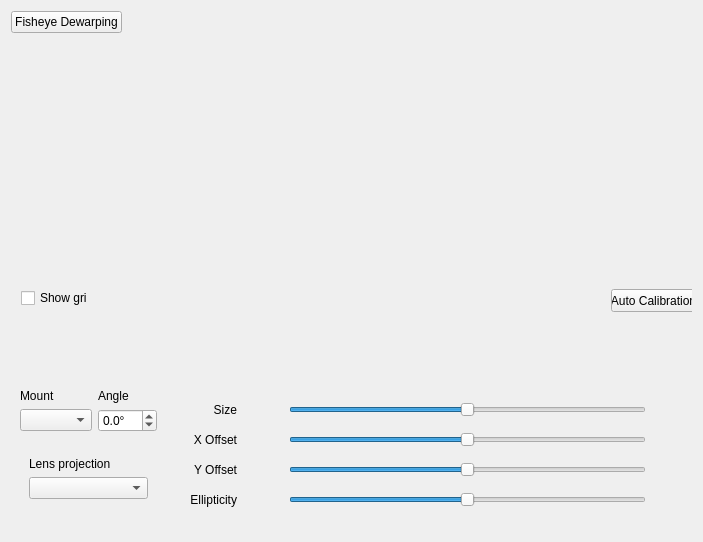
<?xml version="1.0" encoding="UTF-8"?>
<ui version="4.0">
 <class>FisheyeSettingsWidget</class>
 <widget class="QWidget" name="FisheyeSettingsWidget">
  <property name="geometry">
   <rect>
    <x>0</x>
    <y>0</y>
    <width>703</width>
    <height>542</height>
   </rect>
  </property>
  <property name="windowTitle">
   <string/>
  </property>
  <layout class="QVBoxLayout" name="verticalLayout" stretch="0,1,0">
   <property name="spacing">
    <number>16</number>
   </property>
   <item>
    <layout class="QHBoxLayout" name="horizontalLayout_2">
     <item>
      <widget class="QPushButton" name="fisheyeEnabledButton">
       <property name="text">
        <string>Fisheye Dewarping</string>
       </property>
       <property name="checkable">
        <bool>true</bool>
       </property>
      </widget>
     </item>
     <item>
      <spacer name="horizontalSpacer">
       <property name="orientation">
        <enum>Qt::Horizontal</enum>
       </property>
       <property name="sizeHint" stdset="0">
        <size>
         <width>40</width>
         <height>20</height>
        </size>
       </property>
      </spacer>
     </item>
    </layout>
   </item>
   <item>
    <widget class="nx::vms::client::desktop::FisheyeCalibrationWidget" name="calibrateWidget" native="true">
     <widget class="QPushButton" name="autoCalibrationButton">
      <property name="geometry">
       <rect>
        <x>600</x>
        <y>240</y>
        <width>85</width>
        <height>23</height>
       </rect>
      </property>
      <property name="sizePolicy">
       <sizepolicy hsizetype="Fixed" vsizetype="Fixed">
        <horstretch>0</horstretch>
        <verstretch>0</verstretch>
       </sizepolicy>
      </property>
      <property name="text">
       <string>Auto Calibration</string>
      </property>
     </widget>
     <widget class="QCheckBox" name="showGridCheckBox">
      <property name="geometry">
       <rect>
        <x>10</x>
        <y>240</y>
        <width>67</width>
        <height>18</height>
       </rect>
      </property>
      <property name="sizePolicy">
       <sizepolicy hsizetype="Fixed" vsizetype="Fixed">
        <horstretch>0</horstretch>
        <verstretch>0</verstretch>
       </sizepolicy>
      </property>
      <property name="text">
       <string>Show grid</string>
      </property>
     </widget>
    </widget>
   </item>
   <item>
    <widget class="QWidget" name="settingsWidget" native="true">
     <layout class="QHBoxLayout" name="horizontalLayout_3" stretch="0,3">
      <property name="spacing">
       <number>24</number>
      </property>
      <item>
       <widget class="QWidget" name="leftPane" native="true">
        <property name="sizePolicy">
         <sizepolicy hsizetype="Fixed" vsizetype="Preferred">
          <horstretch>0</horstretch>
          <verstretch>0</verstretch>
         </sizepolicy>
        </property>
        <layout class="QVBoxLayout" name="verticalLayout_4">
         <property name="spacing">
          <number>16</number>
         </property>
         <property name="leftMargin">
          <number>0</number>
         </property>
         <property name="topMargin">
          <number>0</number>
         </property>
         <property name="rightMargin">
          <number>0</number>
         </property>
         <property name="bottomMargin">
          <number>0</number>
         </property>
         <item>
          <widget class="QWidget" name="widget1" native="true">
           <property name="sizePolicy">
            <sizepolicy hsizetype="Fixed" vsizetype="Fixed">
             <horstretch>0</horstretch>
             <verstretch>0</verstretch>
            </sizepolicy>
           </property>
           <layout class="QGridLayout" name="gridLayout_2" rowstretch="1,0">
            <property name="leftMargin">
             <number>0</number>
            </property>
            <property name="topMargin">
             <number>0</number>
            </property>
            <property name="rightMargin">
             <number>0</number>
            </property>
            <property name="bottomMargin">
             <number>0</number>
            </property>
            <item row="0" column="0">
             <widget class="QLabel" name="mountLabel">
              <property name="text">
               <string>Mount</string>
              </property>
             </widget>
            </item>
            <item row="1" column="0">
             <widget class="QComboBox" name="mountComboBox">
              <property name="sizePolicy">
               <sizepolicy hsizetype="MinimumExpanding" vsizetype="Fixed">
                <horstretch>0</horstretch>
                <verstretch>0</verstretch>
               </sizepolicy>
              </property>
             </widget>
            </item>
            <item row="1" column="1">
             <widget class="QDoubleSpinBox" name="angleSpinBox">
              <property name="sizePolicy">
               <sizepolicy hsizetype="Fixed" vsizetype="Fixed">
                <horstretch>0</horstretch>
                <verstretch>0</verstretch>
               </sizepolicy>
              </property>
              <property name="suffix">
               <string notr="true">°</string>
              </property>
              <property name="decimals">
               <number>1</number>
              </property>
              <property name="minimum">
               <double>-30.000000000000000</double>
              </property>
              <property name="maximum">
               <double>30.000000000000000</double>
              </property>
             </widget>
            </item>
            <item row="0" column="1">
             <widget class="nx::vms::client::desktop::LabelWithHint" name="angleLabel">
              <property name="sizePolicy">
               <sizepolicy hsizetype="Preferred" vsizetype="Preferred">
                <horstretch>0</horstretch>
                <verstretch>0</verstretch>
               </sizepolicy>
              </property>
              <property name="text">
               <string>Angle</string>
              </property>
             </widget>
            </item>
           </layout>
          </widget>
         </item>
         <item>
          <widget class="QWidget" name="widget2" native="true">
           <property name="sizePolicy">
            <sizepolicy hsizetype="Preferred" vsizetype="Fixed">
             <horstretch>0</horstretch>
             <verstretch>0</verstretch>
            </sizepolicy>
           </property>
           <layout class="QVBoxLayout" name="verticalLayout_3">
            <item>
             <widget class="QLabel" name="projectionLabel">
              <property name="sizePolicy">
               <sizepolicy hsizetype="Fixed" vsizetype="Preferred">
                <horstretch>0</horstretch>
                <verstretch>0</verstretch>
               </sizepolicy>
              </property>
              <property name="text">
               <string>Lens projection</string>
              </property>
             </widget>
            </item>
            <item>
             <widget class="QComboBox" name="projectionComboBox">
              <property name="sizePolicy">
               <sizepolicy hsizetype="MinimumExpanding" vsizetype="Fixed">
                <horstretch>0</horstretch>
                <verstretch>0</verstretch>
               </sizepolicy>
              </property>
             </widget>
            </item>
           </layout>
          </widget>
         </item>
         <item>
          <spacer name="verticalSpacer_2">
           <property name="orientation">
            <enum>Qt::Vertical</enum>
           </property>
           <property name="sizeHint" stdset="0">
            <size>
             <width>20</width>
             <height>1</height>
            </size>
           </property>
          </spacer>
         </item>
        </layout>
       </widget>
      </item>
      <item>
       <widget class="QWidget" name="widget_2" native="true">
        <layout class="QGridLayout" name="gridLayout">
         <property name="horizontalSpacing">
          <number>4</number>
         </property>
         <item row="0" column="2">
          <widget class="QLabel" name="sizeIcon1">
           <property name="minimumSize">
            <size>
             <width>24</width>
             <height>24</height>
            </size>
           </property>
           <property name="maximumSize">
            <size>
             <width>24</width>
             <height>24</height>
            </size>
           </property>
           <property name="text">
            <string notr="true"/>
           </property>
           <property name="scaledContents">
            <bool>true</bool>
           </property>
           <property name="alignment">
            <set>Qt::AlignRight|Qt::AlignTrailing|Qt::AlignVCenter</set>
           </property>
           <property name="margin">
            <number>0</number>
           </property>
          </widget>
         </item>
         <item row="0" column="6">
          <widget class="QLabel" name="sizeIcon2">
           <property name="minimumSize">
            <size>
             <width>24</width>
             <height>24</height>
            </size>
           </property>
           <property name="maximumSize">
            <size>
             <width>24</width>
             <height>24</height>
            </size>
           </property>
           <property name="text">
            <string notr="true"/>
           </property>
           <property name="scaledContents">
            <bool>true</bool>
           </property>
          </widget>
         </item>
         <item row="2" column="6">
          <widget class="QLabel" name="yOffsetIcon2">
           <property name="minimumSize">
            <size>
             <width>24</width>
             <height>24</height>
            </size>
           </property>
           <property name="maximumSize">
            <size>
             <width>24</width>
             <height>24</height>
            </size>
           </property>
           <property name="text">
            <string notr="true"/>
           </property>
           <property name="scaledContents">
            <bool>true</bool>
           </property>
          </widget>
         </item>
         <item row="1" column="5">
          <widget class="QSlider" name="xOffsetSlider">
           <property name="minimumSize">
            <size>
             <width>200</width>
             <height>0</height>
            </size>
           </property>
           <property name="maximum">
            <number>1000</number>
           </property>
           <property name="singleStep">
            <number>10</number>
           </property>
           <property name="pageStep">
            <number>100</number>
           </property>
           <property name="value">
            <number>500</number>
           </property>
           <property name="orientation">
            <enum>Qt::Horizontal</enum>
           </property>
          </widget>
         </item>
         <item row="2" column="0">
          <widget class="QLabel" name="yOffsetLabel">
           <property name="text">
            <string>Y Offset</string>
           </property>
           <property name="alignment">
            <set>Qt::AlignRight|Qt::AlignTrailing|Qt::AlignVCenter</set>
           </property>
          </widget>
         </item>
         <item row="1" column="0">
          <widget class="QLabel" name="xOffsetLabel">
           <property name="text">
            <string>X Offset</string>
           </property>
           <property name="alignment">
            <set>Qt::AlignRight|Qt::AlignTrailing|Qt::AlignVCenter</set>
           </property>
          </widget>
         </item>
         <item row="2" column="5">
          <widget class="QSlider" name="yOffsetSlider">
           <property name="minimumSize">
            <size>
             <width>200</width>
             <height>0</height>
            </size>
           </property>
           <property name="maximum">
            <number>1000</number>
           </property>
           <property name="singleStep">
            <number>10</number>
           </property>
           <property name="pageStep">
            <number>100</number>
           </property>
           <property name="value">
            <number>500</number>
           </property>
           <property name="orientation">
            <enum>Qt::Horizontal</enum>
           </property>
          </widget>
         </item>
         <item row="0" column="5">
          <widget class="QSlider" name="sizeSlider">
           <property name="minimumSize">
            <size>
             <width>200</width>
             <height>0</height>
            </size>
           </property>
           <property name="minimum">
            <number>250</number>
           </property>
           <property name="maximum">
            <number>750</number>
           </property>
           <property name="singleStep">
            <number>10</number>
           </property>
           <property name="pageStep">
            <number>100</number>
           </property>
           <property name="value">
            <number>500</number>
           </property>
           <property name="orientation">
            <enum>Qt::Horizontal</enum>
           </property>
          </widget>
         </item>
         <item row="3" column="2">
          <widget class="QLabel" name="ellipticityIcon1">
           <property name="minimumSize">
            <size>
             <width>24</width>
             <height>24</height>
            </size>
           </property>
           <property name="maximumSize">
            <size>
             <width>24</width>
             <height>24</height>
            </size>
           </property>
           <property name="text">
            <string notr="true"/>
           </property>
           <property name="scaledContents">
            <bool>true</bool>
           </property>
           <property name="alignment">
            <set>Qt::AlignRight|Qt::AlignTrailing|Qt::AlignVCenter</set>
           </property>
           <property name="margin">
            <number>0</number>
           </property>
          </widget>
         </item>
         <item row="1" column="2">
          <widget class="QLabel" name="xOffsetIcon1">
           <property name="minimumSize">
            <size>
             <width>24</width>
             <height>24</height>
            </size>
           </property>
           <property name="maximumSize">
            <size>
             <width>24</width>
             <height>24</height>
            </size>
           </property>
           <property name="text">
            <string notr="true"/>
           </property>
           <property name="scaledContents">
            <bool>true</bool>
           </property>
           <property name="alignment">
            <set>Qt::AlignRight|Qt::AlignTrailing|Qt::AlignVCenter</set>
           </property>
           <property name="margin">
            <number>0</number>
           </property>
          </widget>
         </item>
         <item row="3" column="5">
          <widget class="QSlider" name="ellipticitySlider">
           <property name="minimumSize">
            <size>
             <width>200</width>
             <height>0</height>
            </size>
           </property>
           <property name="minimum">
            <number>1</number>
           </property>
           <property name="maximum">
            <number>1000</number>
           </property>
           <property name="singleStep">
            <number>10</number>
           </property>
           <property name="pageStep">
            <number>100</number>
           </property>
           <property name="value">
            <number>500</number>
           </property>
           <property name="orientation">
            <enum>Qt::Horizontal</enum>
           </property>
          </widget>
         </item>
         <item row="0" column="0">
          <widget class="QLabel" name="sizeLabel">
           <property name="text">
            <string>Size</string>
           </property>
           <property name="alignment">
            <set>Qt::AlignRight|Qt::AlignTrailing|Qt::AlignVCenter</set>
           </property>
          </widget>
         </item>
         <item row="3" column="6">
          <widget class="QLabel" name="ellipticityIcon2">
           <property name="minimumSize">
            <size>
             <width>24</width>
             <height>24</height>
            </size>
           </property>
           <property name="maximumSize">
            <size>
             <width>24</width>
             <height>24</height>
            </size>
           </property>
           <property name="text">
            <string notr="true"/>
           </property>
           <property name="scaledContents">
            <bool>true</bool>
           </property>
          </widget>
         </item>
         <item row="4" column="0" colspan="6">
          <spacer name="verticalSpacer">
           <property name="orientation">
            <enum>Qt::Vertical</enum>
           </property>
           <property name="sizeHint" stdset="0">
            <size>
             <width>20</width>
             <height>1</height>
            </size>
           </property>
          </spacer>
         </item>
         <item row="3" column="0">
          <widget class="QLabel" name="ellipticityLabel">
           <property name="text">
            <string>Ellipticity</string>
           </property>
           <property name="alignment">
            <set>Qt::AlignRight|Qt::AlignTrailing|Qt::AlignVCenter</set>
           </property>
          </widget>
         </item>
         <item row="1" column="6">
          <widget class="QLabel" name="xOffsetIcon2">
           <property name="minimumSize">
            <size>
             <width>24</width>
             <height>24</height>
            </size>
           </property>
           <property name="maximumSize">
            <size>
             <width>24</width>
             <height>24</height>
            </size>
           </property>
           <property name="text">
            <string notr="true"/>
           </property>
           <property name="scaledContents">
            <bool>true</bool>
           </property>
          </widget>
         </item>
         <item row="2" column="2">
          <widget class="QLabel" name="yOffsetIcon1">
           <property name="minimumSize">
            <size>
             <width>24</width>
             <height>24</height>
            </size>
           </property>
           <property name="maximumSize">
            <size>
             <width>24</width>
             <height>24</height>
            </size>
           </property>
           <property name="text">
            <string notr="true"/>
           </property>
           <property name="scaledContents">
            <bool>true</bool>
           </property>
           <property name="alignment">
            <set>Qt::AlignRight|Qt::AlignTrailing|Qt::AlignVCenter</set>
           </property>
           <property name="margin">
            <number>0</number>
           </property>
          </widget>
         </item>
         <item row="0" column="1">
          <widget class="QLabel" name="spacer">
           <property name="minimumSize">
            <size>
             <width>8</width>
             <height>0</height>
            </size>
           </property>
           <property name="text">
            <string/>
           </property>
          </widget>
         </item>
         <item row="1" column="1">
          <widget class="QLabel" name="spacer_2">
           <property name="minimumSize">
            <size>
             <width>8</width>
             <height>0</height>
            </size>
           </property>
           <property name="text">
            <string/>
           </property>
          </widget>
         </item>
         <item row="2" column="1">
          <widget class="QLabel" name="spacer_3">
           <property name="minimumSize">
            <size>
             <width>8</width>
             <height>0</height>
            </size>
           </property>
           <property name="text">
            <string/>
           </property>
          </widget>
         </item>
         <item row="3" column="1">
          <widget class="QLabel" name="spacer_4">
           <property name="minimumSize">
            <size>
             <width>8</width>
             <height>0</height>
            </size>
           </property>
           <property name="text">
            <string/>
           </property>
          </widget>
         </item>
        </layout>
       </widget>
      </item>
     </layout>
    </widget>
   </item>
  </layout>
 </widget>
 <customwidgets>
  <customwidget>
   <class>nx::vms::client::desktop::FisheyeCalibrationWidget</class>
   <extends>QWidget</extends>
   <header location="global">nx/vms/client/desktop/resource_properties/fisheye/fisheye_calibration_widget.h</header>
   <container>1</container>
  </customwidget>
  <customwidget>
   <class>nx::vms::client::desktop::LabelWithHint</class>
   <extends>QLabel</extends>
   <header location="global">nx/vms/client/desktop/common/widgets/widget_with_hint.h</header>
  </customwidget>
 </customwidgets>
 <tabstops>
  <tabstop>fisheyeEnabledButton</tabstop>
  <tabstop>showGridCheckBox</tabstop>
  <tabstop>autoCalibrationButton</tabstop>
  <tabstop>mountComboBox</tabstop>
  <tabstop>angleSpinBox</tabstop>
  <tabstop>projectionComboBox</tabstop>
  <tabstop>sizeSlider</tabstop>
  <tabstop>xOffsetSlider</tabstop>
  <tabstop>yOffsetSlider</tabstop>
  <tabstop>ellipticitySlider</tabstop>
 </tabstops>
 <resources/>
 <connections/>
</ui>
